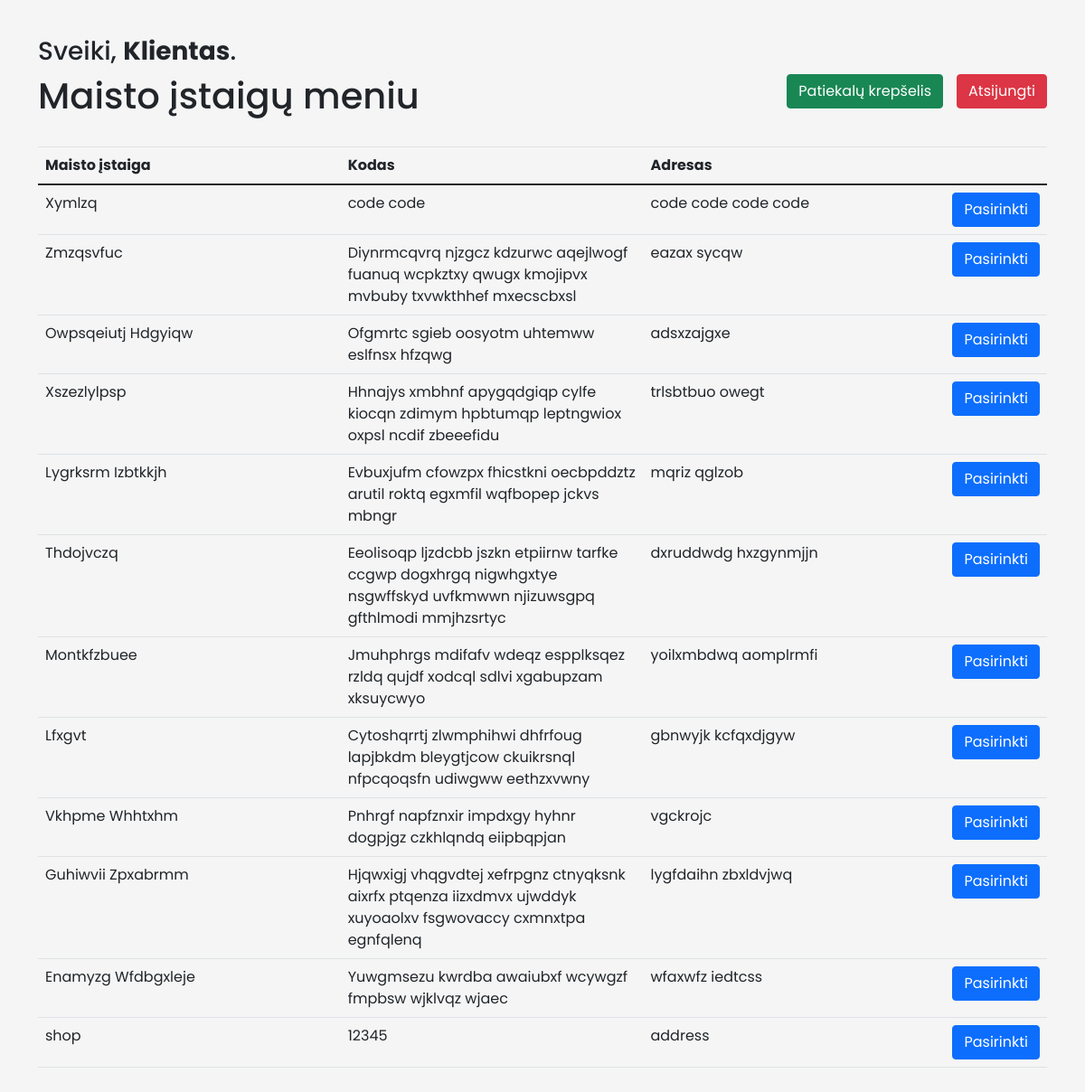
The app's page /views/vartotojas.php (signed in), older data.
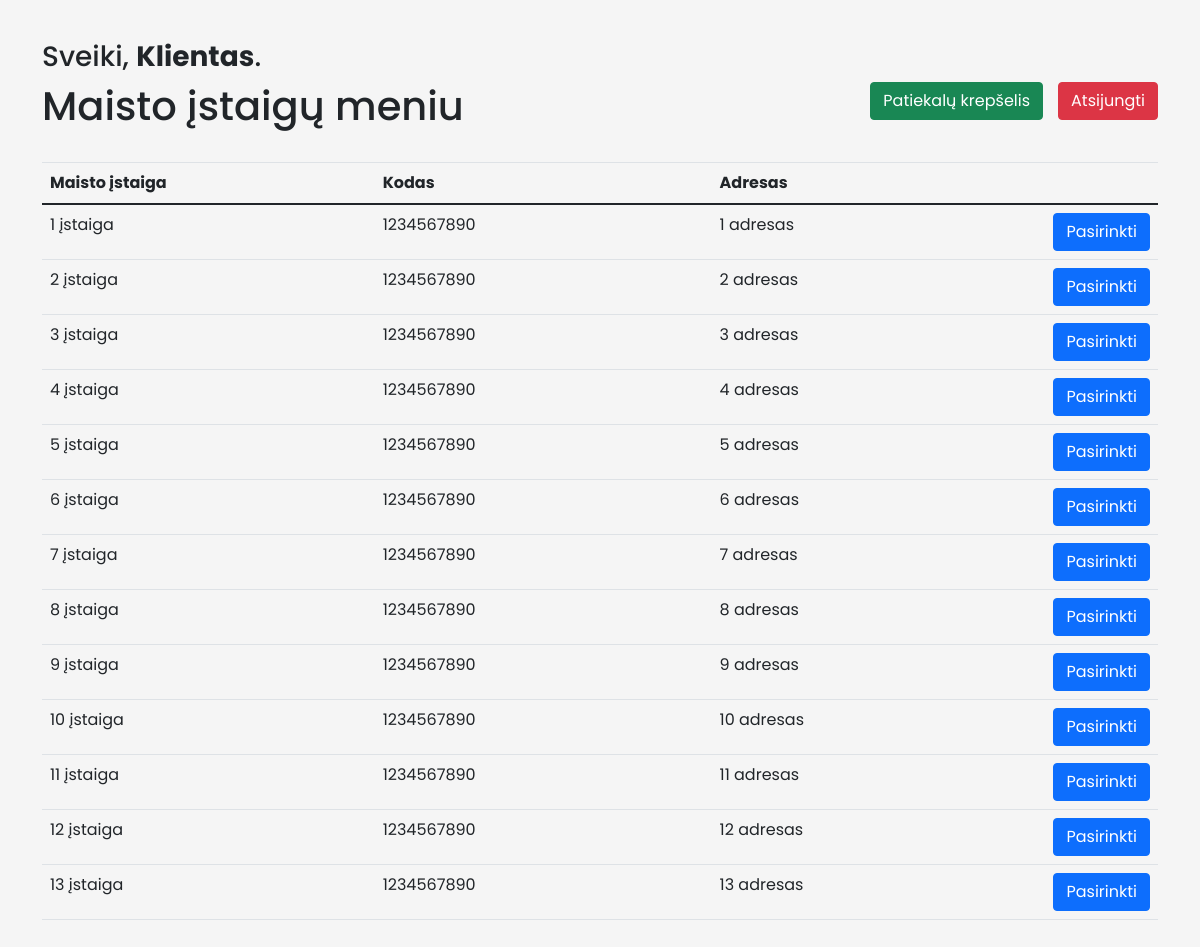
The same page, newer data.
### tables this page shows
CREATE TABLE `food_shops` (
  `id` int(10) NOT NULL,
  `name` varchar(50) NOT NULL,
  `code` varchar(255) NOT NULL,
  `address` varchar(60) NOT NULL
);

### views/food_shop_menu.php (the view)
<!DOCTYPE html>
<html lang="en">
<body>
	<h1>Maisto įstaigų meniu</h1>
				<table class="table table-hover">
					<thead>
						<tr>
							<th>Maisto įstaiga</th>
							<th>Kodas</th>
							<th>Adresas</th>
							<th></th>
						</tr>
					</thead>
					<tbody>
					<?php
						include('../controllers/get_all_food_shop_data_from_db.php');
						if (mysqli_num_rows($result) > 0){
							while($row = mysqli_fetch_assoc($result)) {
								echo "<tr>";
								echo "<td>" . $row["name"] . "</td>";
								echo "<td>" . $row["code"] . "</td>";
								echo "<td>" . $row["address"] . "</td>";
								echo "<td>";
							?>
							<form action="../controllers/select_shop.php" method="post">
								<button class="btn btn-primary" type="submit" value="Pasirinkti">Pasirinkti</button>
								<input type="hidden" name="selected_shop_name" value="<?php echo $row["name"] ?>"><br>
							</form>
							<?php
								echo "</td>";
								echo "</tr>";
							}
						}
						else {
							echo "0 results";
						}
					?>
					</tbody>
				</table>
</body>
</html>

### views/vartotojas.php (shortened to what this page needs)
<!DOCTYPE html>
<html lang="en">
<head>
	<link href="https://cdn.jsdelivr.net/npm/bootstrap@5.0.0/dist/css/bootstrap.min.css" rel="stylesheet" >
	<link href="https://getbootstrap.com/docs/4.0/dist/css/bootstrap.min.css" rel="stylesheet">
    <link href="https://cdn.jsdelivr.net/npm/bootstrap@5.0.0/dist/css/bootstrap.min.css" rel="stylesheet" >
	<link rel="stylesheet" href="../style/vartotojas_stylesheet.css">
	</head>
	<body>
		<div class="container">
			<div class="justify-content-between mb-4">
				<div>
					<h3>Sveiki, <?php echo '<b>' . $_SESSION['user'][1] . '</b>'; ?>.</h3>
				</div>
				<div class="ms-auto">
						<a href="atsijungti.php" class="float-right">
							<button type="button" class="btn btn-danger">Atsijungti</button>
						</a>
				</div>
				<div class="ms-auto">
						<a href="shopping_cart.php" class="float-right">
							<button style="margin-right: 15px" type="button" class="btn btn-success">Patiekalų krepšelis</button>
						</a>
				</div>
				<?php
					if (!isset($_SESSION["selected_shop_name"])) {
						include('food_shop_menu.php');
					}
				?>
			</div
			</div>
	</body>
</html>

### controllers/get_all_food_shop_data_from_db.php (shortened to what this page needs)
<?php
include('open_db_connection.php');
echo "<br>";
	$sql_query = "SELECT `id`, `name`, `code`, `address` FROM `food_shops`";
	$result = mysqli_query($connection, $sql_query);
?>

### style/vartotojas_stylesheet.css (style rules this page uses)
body { font-family: 'Poppins', sans-serif; background-color: #f5f5f5; padding-top: 40px; padding-bottom: 40px; }
.table td { width: 33%; }

Row changes from the older to the newer data that the page shows:
removed food_shops: name "Xymlzq", code "code code", address "code code code code"
removed food_shops: name "Zmzqsvfuc", code "Diynrmcqvrq njzgcz kdzurwc aqejlwogf fuanuq wcpkztxy qwugx kmojipvx mvbuby txvwkthhef mxecscbxsl", address "eazax sycqw"
removed food_shops: name "Owpsqeiutj Hdgyiqw", code "Ofgmrtc sgieb oosyotm uhtemww eslfnsx hfzqwg", address "adsxzajgxe"
removed food_shops: name "Xszezlylpsp", code "Hhnajys xmbhnf apygqdgiqp cylfe kiocqn zdimym hpbtumqp leptngwiox oxpsl ncdif zbeeefidu", address "trlsbtbuo owegt"
removed food_shops: name "Lygrksrm Izbtkkjh", code "Evbuxjufm cfowzpx fhicstkni oecbpddztz arutil roktq egxmfil wqfbopep jckvs mbngr", address "mqriz qglzob"
removed food_shops: name "Thdojvczq", code "Eeolisoqp ljzdcbb jszkn etpiirnw tarfke ccgwp dogxhrgq nigwhgxtye nsgwffskyd uvfkmwwn njizuwsgpq gfthlmodi mmjhzsrtyc", address "dxruddwdg hxzgynmjjn"
removed food_shops: name "Montkfzbuee", code "Jmuhphrgs mdifafv wdeqz espplksqez rzldq qujdf xodcql sdlvi xgabupzam xksuycwyo", address "yoilxmbdwq aomplrmfi"
removed food_shops: name "Lfxgvt", code "Cytoshqrrtj zlwmphihwi dhfrfoug lapjbkdm bleygtjcow ckuikrsnql nfpcqoqsfn udiwgww eethzxvwny", address "gbnwyjk kcfqxdjgyw"
removed food_shops: name "Vkhpme Whhtxhm", code "Pnhrgf napfznxir impdxgy hyhnr dogpjgz czkhlqndq eiipbqpjan", address "vgckrojc"
removed food_shops: name "Guhiwvii Zpxabrmm", code "Hjqwxigj vhqgvdtej xefrpgnz ctnyqksnk aixrfx ptqenza iizxdmvx ujwddyk xuyoaolxv fsgwovaccy cxmnxtpa egnfqlenq", address "lygfdaihn zbxldvjwq"
removed food_shops: name "Enamyzg Wfdbgxleje", code "Yuwgmsezu kwrdba awaiubxf wcywgzf fmpbsw wjklvqz wjaec", address "wfaxwfz iedtcss"
removed food_shops: name "shop", code "12345", address "address"
added food_shops: name "1 įstaiga", code "1234567890", address "1 adresas"
added food_shops: name "2 įstaiga", code "1234567890", address "2 adresas"
added food_shops: name "3 įstaiga", code "1234567890", address "3 adresas"
added food_shops: name "4 įstaiga", code "1234567890", address "4 adresas"
added food_shops: name "5 įstaiga", code "1234567890", address "5 adresas"
added food_shops: name "6 įstaiga", code "1234567890", address "6 adresas"
added food_shops: name "7 įstaiga", code "1234567890", address "7 adresas"
added food_shops: name "8 įstaiga", code "1234567890", address "8 adresas"
added food_shops: name "9 įstaiga", code "1234567890", address "9 adresas"
added food_shops: name "10 įstaiga", code "1234567890", address "10 adresas"
added food_shops: name "11 įstaiga", code "1234567890", address "11 adresas"
added food_shops: name "12 įstaiga", code "1234567890", address "12 adresas"
added food_shops: name "13 įstaiga", code "1234567890", address "13 adresas"
